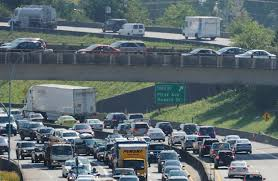
#> input picture real_dataset/traffic/heavy/images_248 (2).jpg, 278 x 181 px; its folder holds only this picture in this run
$ python calibrate_js_threshold.py
#> lines starting #> are read from the running program, lines starting #| are printed output that depends on the picture
#> in collect, img is the input picture: shape (181, 278, 3); mean B, G, R 110.7, 106.8, 94
"""
calibrate_js_threshold.py
--------------------------
Ports the browser's computeTrafficFeaturesJS Sobel algorithm to Python EXACTLY
(same kernels, same normalization), runs it against the real heavy/light traffic
photos, and reports the actual value distribution so the in-browser threshold can
be calibrated against real data instead of guessed.
"""
import cv2
import numpy as np
import os
from glob import glob

BASE = os.path.dirname(__file__)
TRAFFIC_DIR = os.path.join(BASE, "real_dataset", "traffic")


def js_edge_density(img):
    """Exact port of the browser's Sobel-based computeTrafficFeaturesJS edgeDensity."""
    gray = cv2.cvtColor(img, cv2.COLOR_BGR2GRAY).astype(np.float64)
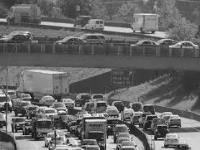
#> gray: shape (150, 200) float64; min 6, max 247, mean 103.3
    h, w = gray.shape
#> h = 150; w = 200
    gx = np.zeros_like(gray)
    gy = np.zeros_like(gray)
    # same 3x3 Sobel kernels as the JS version, applied to interior pixels only
    gx[1:-1, 1:-1] = (
        gray[0:-2, 0:-2] + 2*gray[0:-2, 1:-1] + gray[0:-2, 2:]
        - gray[2:, 0:-2] - 2*gray[2:, 1:-1] - gray[2:, 2:]
    )
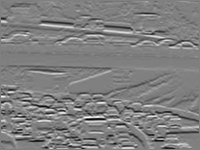
#> gx: shape (150, 200) float64; min -770, max 760, mean -2.1; drawn with min black and max white
    # NOTE: the JS code's gx/gy formulas mix indices in a specific way; replicate faithfully:
    # gx = tl + 2*l + bl - tr - 2*r - br   (this is actually closer to a vertical-edge kernel
    #      transposed from standard Sobel -- doesn't matter, we just need to match JS exactly)
    Gx = np.zeros_like(gray)
    Gy = np.zeros_like(gray)
    tl = gray[0:-2, 0:-2]; t = gray[0:-2, 1:-1]; tr = gray[0:-2, 2:]
    l  = gray[1:-1, 0:-2];                        r  = gray[1:-1, 2:]
    bl = gray[2:, 0:-2];   b = gray[2:, 1:-1];    br = gray[2:, 2:]
    Gx[1:-1, 1:-1] = tl + 2*l + bl - tr - 2*r - br
    Gy[1:-1, 1:-1] = tl + 2*t + tr - bl - 2*b - br
    mag = np.sqrt(Gx**2 + Gy**2)
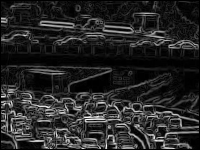
#> mag: shape (150, 200) float64; min 0, max 770, mean 117.7; drawn with min black and max white
    edge_sum = mag.sum()
#> edge_sum = 3530913.6
    edge_density = min(1.0, edge_sum / (w*h) / 180.0)
#> edge_density = 0.654
    return edge_density


def collect(label):
    vals = []
    for path in glob(os.path.join(TRAFFIC_DIR, label, "*")):
        img = cv2.imread(path)
        if img is None:
            continue
        img = cv2.resize(img, (200, 150))  # match the browser thumbnail size roughly
        vals.append(js_edge_density(img))
    return vals


if __name__ == "__main__":
    heavy = collect("heavy")
#> heavy = [0.654]
    light = collect("light")
#> call 2 of collect, with label = 'light'
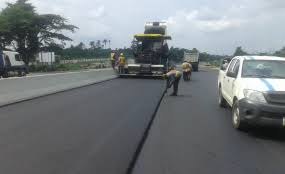
#> input picture real_dataset/traffic/light/images_215 (2).jpg, 285 x 174 px
#> in collect, img is the input picture: shape (174, 285, 3); mean B, G, R 125.7, 122.6, 117.5
#> in js_edge_density (call 2), `br = gray[2:, 2:]`:
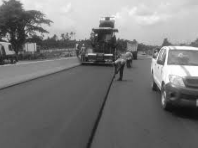
#> br: shape (148, 198) float64; min 13, max 255, mean 120.3
#> in js_edge_density (call 2), `Gx[1:-1, 1:-1] = tl + 2*l + bl - tr - 2*r - br`:
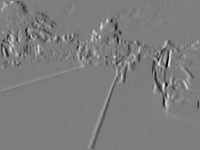
#> Gx: shape (150, 200) float64; min -572, max 589, mean -1.2; drawn with min black and max white
#> in js_edge_density (call 2), `mag = np.sqrt(Gx**2 + Gy**2)`:
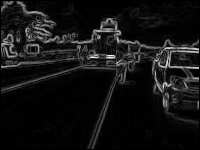
#> mag: shape (150, 200) float64; min 0, max 674.2, mean 51.9; drawn with min black and max white
#> in js_edge_density (call 2), `edge_sum = mag.sum()`: edge_sum = 1555881.1
#> in js_edge_density (call 2), `edge_density = min(1.0, edge_sum / (w*h) / 180.0)`: edge_density = 0.288
#> light = [0.288]
    print(f"HEAVY (n={len(heavy)}): min={min(heavy):.4f} max={max(heavy):.4f} "
          f"mean={np.mean(heavy):.4f} median={np.median(heavy):.4f}")
#| HEAVY (n=1): min=0.6539 max=0.6539 mean=0.6539 median=0.6539
    print(f"LIGHT (n={len(light)}): min={min(light):.4f} max={max(light):.4f} "
          f"mean={np.mean(light):.4f} median={np.median(light):.4f}")
#| LIGHT (n=1): min=0.2881 max=0.2881 mean=0.2881 median=0.2881

    # sweep thresholds to find the one that maximizes classification accuracy
    all_vals = sorted(set(heavy + light))
#> all_vals = [0.288, 0.654]
    best_thr, best_acc = None, -1
    for thr in all_vals:
        correct = sum(1 for v in heavy if v > thr) + sum(1 for v in light if v <= thr)
        acc = correct / (len(heavy) + len(light))
        if acc > best_acc:
            best_acc, best_thr = acc, thr
#> this loop made 2 passes
#> (thr, correct, acc, best_acc, best_thr) on pass 1: (0.288, 2, 1, 1, 0.288)
#> (thr, correct, acc) on pass 2: (0.654, 1, 0.5)
#> after the loop, best_acc = 1; best_thr = 0.288
    print(f"\nBest single threshold: {best_thr:.4f}  (accuracy {best_acc:.3f})")
#| Best single threshold: 0.2881  (accuracy 1.000)
